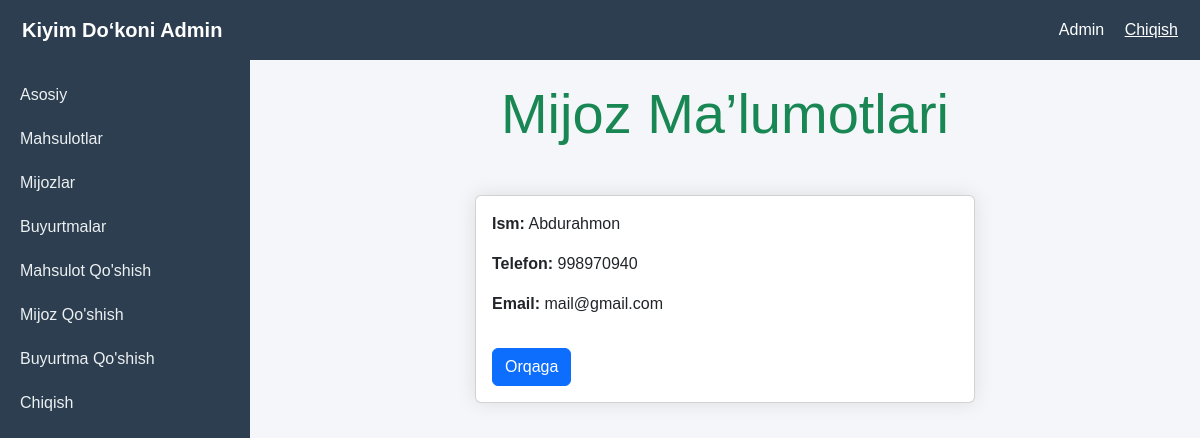
Screenshot of /customers/1/ (signed in) with the database file from the repository.
### crm_app/models.py (models this page shows, shortened)
class Customer(models.Model):
    name = models.CharField(max_length=100)
    phone = models.CharField(max_length=15)
    email = models.EmailField()

### crm_app/views.py (the view)
# urls.py: path('customers/<int:pk>/', views.customer_detail, name='customer_detail'),
@login_required(login_url='/register/')
def customer_detail(request, pk):
    customer = get_object_or_404(Customer, pk=pk)
    return render(request, 'crm/customer_detail.html', {'customer': customer})

### crm_app/templates/crm/customer_detail.html (shortened to what this page needs)
{% extends 'crm/base.html' %}
{% block content %}
    <div class="text-center mb-5">
        <h1 class="display-4 text-success">Mijoz Ma’lumotlari</h1>
    </div>
    <div class="card mx-auto" style="max-width: 500px; box-shadow: 0 0 20px rgba(0, 0, 0, 0.1);">
        <div class="card-body">
            <p><strong>Ism:</strong> {{ customer.name }}</p>
            <p><strong>Telefon:</strong> {{ customer.phone }}</p>
            <p><strong>Email:</strong> {{ customer.email }}</p>
            <a href="{% url 'customer_list' %}" class="btn btn-primary mt-3">Orqaga</a>
        </div>
    </div>
{% endblock %}

### crm_app/templates/crm/base.html (style rules this page uses)
body { background-color: #f4f6f9; font-family: Arial, sans-serif; transition: all 0.3s ease; }

### rows the page displays
Customer: name "Abdurahmon", phone "998970940", email "mail@gmail.com"
